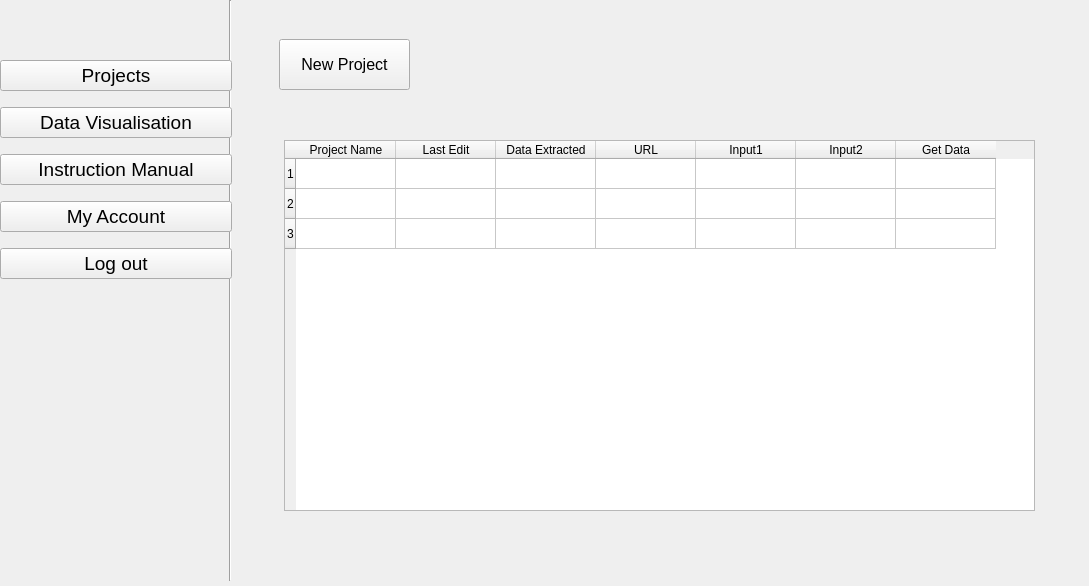
<?xml version="1.0" encoding="UTF-8"?>
<ui version="4.0">
 <class>Project_Main</class>
 <widget class="QMainWindow" name="Project_Main">
  <property name="geometry">
   <rect>
    <x>0</x>
    <y>0</y>
    <width>1089</width>
    <height>586</height>
   </rect>
  </property>
  <property name="windowTitle">
   <string>MainWindow</string>
  </property>
  <widget class="QWidget" name="centralwidget">
   <widget class="QWidget" name="Projects" native="true">
    <property name="geometry">
     <rect>
      <x>229</x>
      <y>-1</y>
      <width>861</width>
      <height>581</height>
     </rect>
    </property>
    <widget class="QPushButton" name="newproject_button">
     <property name="geometry">
      <rect>
       <x>50</x>
       <y>40</y>
       <width>131</width>
       <height>51</height>
      </rect>
     </property>
     <property name="font">
      <font>
       <pointsize>12</pointsize>
      </font>
     </property>
     <property name="text">
      <string>New Project</string>
     </property>
    </widget>
    <widget class="QTableWidget" name="projects_table">
     <property name="geometry">
      <rect>
       <x>55</x>
       <y>141</y>
       <width>751</width>
       <height>371</height>
      </rect>
     </property>
     <property name="gridStyle">
      <enum>Qt::SolidLine</enum>
     </property>
     <attribute name="horizontalHeaderCascadingSectionResizes">
      <bool>false</bool>
     </attribute>
     <row>
      <property name="text">
       <string>1</string>
      </property>
     </row>
     <row>
      <property name="text">
       <string>2</string>
      </property>
     </row>
     <row>
      <property name="text">
       <string>3</string>
      </property>
     </row>
     <column>
      <property name="text">
       <string>Project Name</string>
      </property>
     </column>
     <column>
      <property name="text">
       <string>Last Edit</string>
      </property>
     </column>
     <column>
      <property name="text">
       <string>Data Extracted</string>
      </property>
     </column>
     <column>
      <property name="text">
       <string>URL</string>
      </property>
     </column>
     <column>
      <property name="text">
       <string>Input1</string>
      </property>
     </column>
     <column>
      <property name="text">
       <string>Input2</string>
      </property>
     </column>
     <column>
      <property name="text">
       <string>Get Data</string>
      </property>
     </column>
    </widget>
   </widget>
   <widget class="Line" name="line">
    <property name="geometry">
     <rect>
      <x>220</x>
      <y>0</y>
      <width>20</width>
      <height>581</height>
     </rect>
    </property>
    <property name="font">
     <font>
      <weight>75</weight>
      <bold>true</bold>
     </font>
    </property>
    <property name="orientation">
     <enum>Qt::Vertical</enum>
    </property>
   </widget>
   <widget class="QWidget" name="">
    <property name="geometry">
     <rect>
      <x>0</x>
      <y>50</y>
      <width>232</width>
      <height>240</height>
     </rect>
    </property>
    <property name="font">
     <font>
      <pointsize>14</pointsize>
     </font>
    </property>
    <layout class="QVBoxLayout" name="Menu">
     <item>
      <widget class="QPushButton" name="manual_button">
       <property name="font">
        <font>
         <pointsize>14</pointsize>
        </font>
       </property>
       <property name="text">
        <string>Projects</string>
       </property>
      </widget>
     </item>
     <item>
      <widget class="QPushButton" name="dv_button">
       <property name="font">
        <font>
         <pointsize>14</pointsize>
        </font>
       </property>
       <property name="text">
        <string>Data Visualisation</string>
       </property>
      </widget>
     </item>
     <item>
      <widget class="QPushButton" name="account_button">
       <property name="font">
        <font>
         <pointsize>14</pointsize>
        </font>
       </property>
       <property name="text">
        <string>Instruction Manual</string>
       </property>
      </widget>
     </item>
     <item>
      <widget class="QPushButton" name="project_button">
       <property name="font">
        <font>
         <pointsize>14</pointsize>
        </font>
       </property>
       <property name="text">
        <string>My Account</string>
       </property>
      </widget>
     </item>
     <item>
      <widget class="QPushButton" name="logout_button">
       <property name="font">
        <font>
         <pointsize>14</pointsize>
        </font>
       </property>
       <property name="text">
        <string>Log out</string>
       </property>
      </widget>
     </item>
    </layout>
   </widget>
  </widget>
 </widget>
 <resources/>
 <connections>
  <connection>
   <sender>newproject_button</sender>
   <signal>clicked()</signal>
   <receiver>newproject_button</receiver>
   <slot>click()</slot>
   <hints>
    <hint type="sourcelabel">
     <x>361</x>
     <y>55</y>
    </hint>
    <hint type="destinationlabel">
     <x>324</x>
     <y>72</y>
    </hint>
   </hints>
  </connection>
  <connection>
   <sender>manual_button</sender>
   <signal>clicked()</signal>
   <receiver>Projects</receiver>
   <slot>show()</slot>
   <hints>
    <hint type="sourcelabel">
     <x>141</x>
     <y>82</y>
    </hint>
    <hint type="destinationlabel">
     <x>249</x>
     <y>52</y>
    </hint>
   </hints>
  </connection>
  <connection>
   <sender>dv_button</sender>
   <signal>clicked()</signal>
   <receiver>Projects</receiver>
   <slot>hide()</slot>
   <hints>
    <hint type="sourcelabel">
     <x>173</x>
     <y>119</y>
    </hint>
    <hint type="destinationlabel">
     <x>256</x>
     <y>127</y>
    </hint>
   </hints>
  </connection>
  <connection>
   <sender>dv_button</sender>
   <signal>clicked()</signal>
   <receiver>Projects</receiver>
   <slot>close()</slot>
   <hints>
    <hint type="sourcelabel">
     <x>93</x>
     <y>126</y>
    </hint>
    <hint type="destinationlabel">
     <x>262</x>
     <y>182</y>
    </hint>
   </hints>
  </connection>
 </connections>
</ui>
